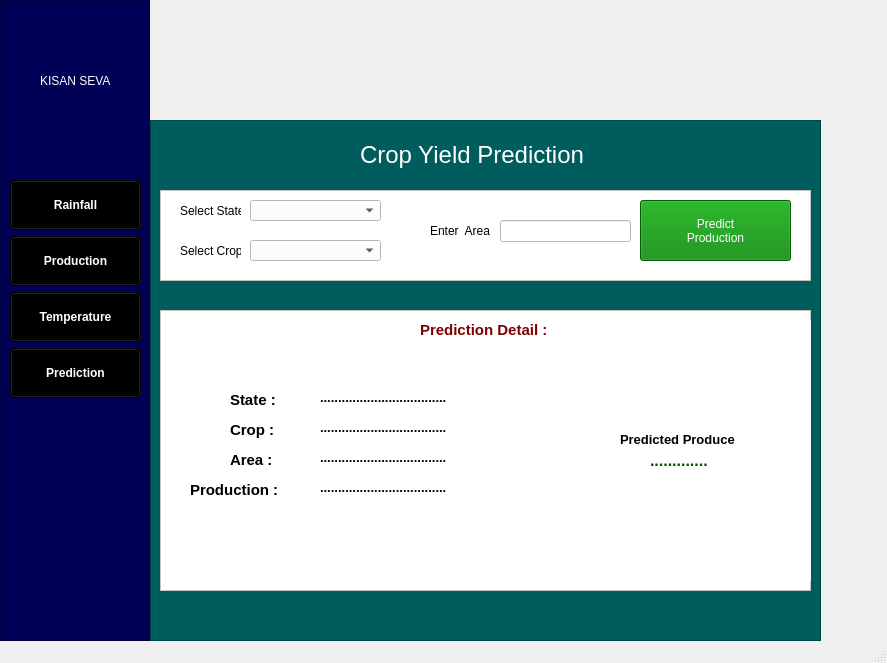
<?xml version="1.0" encoding="UTF-8"?>
<ui version="4.0">
 <class>MainWindow</class>
 <widget class="QMainWindow" name="MainWindow">
  <property name="geometry">
   <rect>
    <x>0</x>
    <y>0</y>
    <width>887</width>
    <height>663</height>
   </rect>
  </property>
  <property name="font">
   <font>
    <underline>false</underline>
   </font>
  </property>
  <property name="contextMenuPolicy">
   <enum>Qt::DefaultContextMenu</enum>
  </property>
  <property name="windowTitle">
   <string>MainWindow</string>
  </property>
  <widget class="QWidget" name="centralwidget">
   <widget class="QLabel" name="label">
    <property name="geometry">
     <rect>
      <x>150</x>
      <y>0</y>
      <width>671</width>
      <height>121</height>
     </rect>
    </property>
    <property name="font">
     <font>
      <bold>true</bold>
      <underline>false</underline>
     </font>
    </property>
    <property name="autoFillBackground">
     <bool>true</bool>
    </property>
    <property name="styleSheet">
     <string notr="true">border-color: rgb(0, 0, 0);</string>
    </property>
    <property name="text">
     <string/>
    </property>
    <property name="pixmap">
     <pixmap>../images/mergeimg.jpg</pixmap>
    </property>
    <property name="scaledContents">
     <bool>true</bool>
    </property>
    <property name="wordWrap">
     <bool>false</bool>
    </property>
   </widget>
   <widget class="QFrame" name="frame">
    <property name="geometry">
     <rect>
      <x>0</x>
      <y>0</y>
      <width>151</width>
      <height>641</height>
     </rect>
    </property>
    <property name="styleSheet">
     <string notr="true">background-color: rgb(0, 1, 86);
</string>
    </property>
    <property name="frameShape">
     <enum>QFrame::StyledPanel</enum>
    </property>
    <property name="frameShadow">
     <enum>QFrame::Raised</enum>
    </property>
    <widget class="QLabel" name="label_2">
     <property name="geometry">
      <rect>
       <x>40</x>
       <y>10</y>
       <width>71</width>
       <height>61</height>
      </rect>
     </property>
     <property name="styleSheet">
      <string notr="true"/>
     </property>
     <property name="text">
      <string/>
     </property>
     <property name="pixmap">
      <pixmap>../images/logo2.png</pixmap>
     </property>
     <property name="scaledContents">
      <bool>true</bool>
     </property>
    </widget>
    <widget class="QLabel" name="label_3">
     <property name="geometry">
      <rect>
       <x>40</x>
       <y>70</y>
       <width>81</width>
       <height>21</height>
      </rect>
     </property>
     <property name="styleSheet">
      <string notr="true">color: rgb(255, 255, 255);
font: 700 10pt &quot;Segoe UI&quot;;</string>
     </property>
     <property name="text">
      <string>KISAN SEVA</string>
     </property>
    </widget>
   </widget>
   <widget class="QWidget" name="layoutWidget">
    <property name="geometry">
     <rect>
      <x>10</x>
      <y>180</y>
      <width>131</width>
      <height>220</height>
     </rect>
    </property>
    <layout class="QVBoxLayout" name="verticalLayout">
     <item>
      <widget class="QPushButton" name="pushButton">
       <property name="minimumSize">
        <size>
         <width>35</width>
         <height>50</height>
        </size>
       </property>
       <property name="font">
        <font>
         <bold>true</bold>
         <underline>false</underline>
        </font>
       </property>
       <property name="autoFillBackground">
        <bool>false</bool>
       </property>
       <property name="styleSheet">
        <string notr="true">background-color: rgb(0, 0, 0);
color: rgb(255, 255, 255);</string>
       </property>
       <property name="text">
        <string>Rainfall</string>
       </property>
      </widget>
     </item>
     <item>
      <widget class="QPushButton" name="pushButton_3">
       <property name="minimumSize">
        <size>
         <width>35</width>
         <height>50</height>
        </size>
       </property>
       <property name="font">
        <font>
         <bold>true</bold>
         <underline>false</underline>
        </font>
       </property>
       <property name="autoFillBackground">
        <bool>false</bool>
       </property>
       <property name="styleSheet">
        <string notr="true">background-color: rgb(0, 0, 0);
color: rgb(255, 255, 255);</string>
       </property>
       <property name="text">
        <string>Production</string>
       </property>
      </widget>
     </item>
     <item>
      <widget class="QPushButton" name="pushButton_2">
       <property name="minimumSize">
        <size>
         <width>35</width>
         <height>50</height>
        </size>
       </property>
       <property name="font">
        <font>
         <bold>true</bold>
         <underline>false</underline>
        </font>
       </property>
       <property name="autoFillBackground">
        <bool>false</bool>
       </property>
       <property name="styleSheet">
        <string notr="true">background-color: rgb(0, 0, 0);
color: rgb(255, 255, 255);</string>
       </property>
       <property name="text">
        <string>Temperature</string>
       </property>
      </widget>
     </item>
     <item>
      <widget class="QPushButton" name="pushButton_4">
       <property name="minimumSize">
        <size>
         <width>35</width>
         <height>50</height>
        </size>
       </property>
       <property name="font">
        <font>
         <bold>true</bold>
         <underline>false</underline>
        </font>
       </property>
       <property name="autoFillBackground">
        <bool>false</bool>
       </property>
       <property name="styleSheet">
        <string notr="true">background-color: rgb(0, 0, 0);
color: rgb(255, 255, 255);</string>
       </property>
       <property name="text">
        <string>Prediction</string>
       </property>
      </widget>
     </item>
    </layout>
   </widget>
   <widget class="QFrame" name="frame_2">
    <property name="geometry">
     <rect>
      <x>150</x>
      <y>120</y>
      <width>671</width>
      <height>521</height>
     </rect>
    </property>
    <property name="styleSheet">
     <string notr="true">background-color: rgb(0, 93, 93);
</string>
    </property>
    <property name="frameShape">
     <enum>QFrame::StyledPanel</enum>
    </property>
    <property name="frameShadow">
     <enum>QFrame::Raised</enum>
    </property>
    <widget class="QLabel" name="templabel">
     <property name="geometry">
      <rect>
       <x>210</x>
       <y>10</y>
       <width>251</width>
       <height>51</height>
      </rect>
     </property>
     <property name="styleSheet">
      <string notr="true">color: rgb(255, 255, 255);
font: 700 10pt &quot;Segoe UI&quot;;</string>
     </property>
     <property name="text">
      <string>&lt;html&gt;&lt;head/&gt;&lt;body&gt;&lt;p&gt;&lt;span style=&quot; font-size:18pt;&quot;&gt;Crop Yield Prediction&lt;/span&gt;&lt;/p&gt;&lt;/body&gt;&lt;/html&gt;</string>
     </property>
    </widget>
    <widget class="QFrame" name="frame_3">
     <property name="geometry">
      <rect>
       <x>10</x>
       <y>70</y>
       <width>651</width>
       <height>91</height>
      </rect>
     </property>
     <property name="styleSheet">
      <string notr="true">background-color: rgb(255, 255, 255);</string>
     </property>
     <property name="frameShape">
      <enum>QFrame::StyledPanel</enum>
     </property>
     <property name="frameShadow">
      <enum>QFrame::Raised</enum>
     </property>
     <widget class="QLabel" name="label_5">
      <property name="geometry">
       <rect>
        <x>20</x>
        <y>10</y>
        <width>61</width>
        <height>21</height>
       </rect>
      </property>
      <property name="text">
       <string>Select State</string>
      </property>
     </widget>
     <widget class="QComboBox" name="statecombobox">
      <property name="geometry">
       <rect>
        <x>90</x>
        <y>10</y>
        <width>131</width>
        <height>21</height>
       </rect>
      </property>
     </widget>
     <widget class="QPushButton" name="predict_production">
      <property name="geometry">
       <rect>
        <x>480</x>
        <y>10</y>
        <width>151</width>
        <height>61</height>
       </rect>
      </property>
      <property name="styleSheet">
       <string notr="true">background-color: rgb(0, 130, 0);
selection-background-color: rgb(0, 0, 0);
font: 700 11pt &quot;Segoe UI&quot;;
color: rgb(255, 255, 255);
</string>
      </property>
      <property name="text">
       <string>Predict 
Production</string>
      </property>
     </widget>
     <widget class="QLabel" name="label_7">
      <property name="geometry">
       <rect>
        <x>20</x>
        <y>50</y>
        <width>61</width>
        <height>21</height>
       </rect>
      </property>
      <property name="text">
       <string>Select Crop</string>
      </property>
     </widget>
     <widget class="QComboBox" name="cropcombobox">
      <property name="geometry">
       <rect>
        <x>90</x>
        <y>50</y>
        <width>131</width>
        <height>21</height>
       </rect>
      </property>
     </widget>
     <widget class="QLabel" name="label_8">
      <property name="geometry">
       <rect>
        <x>270</x>
        <y>30</y>
        <width>71</width>
        <height>21</height>
       </rect>
      </property>
      <property name="text">
       <string>Enter  Area</string>
      </property>
     </widget>
     <widget class="QLineEdit" name="area_input">
      <property name="geometry">
       <rect>
        <x>340</x>
        <y>30</y>
        <width>131</width>
        <height>22</height>
       </rect>
      </property>
     </widget>
    </widget>
    <widget class="QFrame" name="frame_4">
     <property name="geometry">
      <rect>
       <x>10</x>
       <y>190</y>
       <width>651</width>
       <height>281</height>
      </rect>
     </property>
     <property name="styleSheet">
      <string notr="true">background-color: rgb(255, 255, 255);</string>
     </property>
     <property name="frameShape">
      <enum>QFrame::StyledPanel</enum>
     </property>
     <property name="frameShadow">
      <enum>QFrame::Raised</enum>
     </property>
     <widget class="QLabel" name="label_9">
      <property name="geometry">
       <rect>
        <x>70</x>
        <y>80</y>
        <width>81</width>
        <height>21</height>
       </rect>
      </property>
      <property name="text">
       <string>&lt;html&gt;&lt;head/&gt;&lt;body&gt;&lt;p&gt;&lt;span style=&quot; font-size:11pt; font-weight:700;&quot;&gt;State :&lt;/span&gt;&lt;/p&gt;&lt;/body&gt;&lt;/html&gt;</string>
      </property>
     </widget>
     <widget class="QLabel" name="label_4">
      <property name="geometry">
       <rect>
        <x>380</x>
        <y>10</y>
        <width>271</width>
        <height>261</height>
       </rect>
      </property>
      <property name="text">
       <string/>
      </property>
      <property name="pixmap">
       <pixmap>circle.png</pixmap>
      </property>
      <property name="scaledContents">
       <bool>true</bool>
      </property>
     </widget>
     <widget class="QLabel" name="label_6">
      <property name="geometry">
       <rect>
        <x>460</x>
        <y>120</y>
        <width>121</width>
        <height>20</height>
       </rect>
      </property>
      <property name="text">
       <string>&lt;html&gt;&lt;head/&gt;&lt;body&gt;&lt;p&gt;&lt;span style=&quot; font-size:10pt; font-weight:700;&quot;&gt;Predicted Produce&lt;/span&gt;&lt;/p&gt;&lt;/body&gt;&lt;/html&gt;</string>
      </property>
     </widget>
     <widget class="QLabel" name="label_10">
      <property name="geometry">
       <rect>
        <x>70</x>
        <y>110</y>
        <width>81</width>
        <height>21</height>
       </rect>
      </property>
      <property name="text">
       <string>&lt;html&gt;&lt;head/&gt;&lt;body&gt;&lt;p&gt;&lt;span style=&quot; font-size:11pt; font-weight:700;&quot;&gt;Crop       :&lt;/span&gt;&lt;/p&gt;&lt;/body&gt;&lt;/html&gt;</string>
      </property>
     </widget>
     <widget class="QLabel" name="croplabel">
      <property name="geometry">
       <rect>
        <x>160</x>
        <y>110</y>
        <width>161</width>
        <height>16</height>
       </rect>
      </property>
      <property name="text">
       <string>&lt;html&gt;&lt;head/&gt;&lt;body&gt;&lt;p&gt;&lt;span style=&quot; font-size:10pt; font-weight:700;&quot;&gt;...................................&lt;/span&gt;&lt;/p&gt;&lt;/body&gt;&lt;/html&gt;</string>
      </property>
     </widget>
     <widget class="QLabel" name="arealabel">
      <property name="geometry">
       <rect>
        <x>160</x>
        <y>140</y>
        <width>161</width>
        <height>16</height>
       </rect>
      </property>
      <property name="text">
       <string>&lt;html&gt;&lt;head/&gt;&lt;body&gt;&lt;p&gt;&lt;span style=&quot; font-size:10pt; font-weight:700;&quot;&gt;...................................&lt;/span&gt;&lt;/p&gt;&lt;/body&gt;&lt;/html&gt;</string>
      </property>
     </widget>
     <widget class="QLabel" name="label_11">
      <property name="geometry">
       <rect>
        <x>70</x>
        <y>140</y>
        <width>81</width>
        <height>21</height>
       </rect>
      </property>
      <property name="text">
       <string>&lt;html&gt;&lt;head/&gt;&lt;body&gt;&lt;p&gt;&lt;span style=&quot; font-size:11pt; font-weight:700;&quot;&gt;Area :&lt;/span&gt;&lt;/p&gt;&lt;/body&gt;&lt;/html&gt;</string>
      </property>
     </widget>
     <widget class="QLabel" name="label_12">
      <property name="geometry">
       <rect>
        <x>30</x>
        <y>170</y>
        <width>151</width>
        <height>21</height>
       </rect>
      </property>
      <property name="text">
       <string>&lt;html&gt;&lt;head/&gt;&lt;body&gt;&lt;p&gt;&lt;span style=&quot; font-size:11pt; font-weight:700;&quot;&gt;Production :&lt;/span&gt;&lt;/p&gt;&lt;/body&gt;&lt;/html&gt;</string>
      </property>
     </widget>
     <widget class="QLabel" name="productionlabel">
      <property name="geometry">
       <rect>
        <x>160</x>
        <y>170</y>
        <width>161</width>
        <height>16</height>
       </rect>
      </property>
      <property name="text">
       <string>&lt;html&gt;&lt;head/&gt;&lt;body&gt;&lt;p&gt;&lt;span style=&quot; font-size:10pt; font-weight:700;&quot;&gt;...................................&lt;/span&gt;&lt;/p&gt;&lt;/body&gt;&lt;/html&gt;</string>
      </property>
     </widget>
     <widget class="QLabel" name="label_13">
      <property name="geometry">
       <rect>
        <x>260</x>
        <y>10</y>
        <width>141</width>
        <height>21</height>
       </rect>
      </property>
      <property name="text">
       <string>&lt;html&gt;&lt;head/&gt;&lt;body&gt;&lt;p&gt;&lt;span style=&quot; font-size:11pt; font-weight:700; color:#7e0000;&quot;&gt;Prediction Detail :&lt;/span&gt;&lt;/p&gt;&lt;/body&gt;&lt;/html&gt;</string>
      </property>
     </widget>
     <widget class="QLabel" name="predicted_result">
      <property name="geometry">
       <rect>
        <x>490</x>
        <y>140</y>
        <width>61</width>
        <height>21</height>
       </rect>
      </property>
      <property name="styleSheet">
       <string notr="true">color: rgb(0, 170, 0);
font: 700 10pt &quot;Segoe UI&quot;;</string>
      </property>
      <property name="text">
       <string>&lt;html&gt;&lt;head/&gt;&lt;body&gt;&lt;p&gt;&lt;span style=&quot; font-size:12pt; font-weight:700; color:#005500;&quot;&gt;.............&lt;/span&gt;&lt;/p&gt;&lt;/body&gt;&lt;/html&gt;</string>
      </property>
     </widget>
     <widget class="QLabel" name="statelabel">
      <property name="geometry">
       <rect>
        <x>160</x>
        <y>80</y>
        <width>231</width>
        <height>16</height>
       </rect>
      </property>
      <property name="text">
       <string>&lt;html&gt;&lt;head/&gt;&lt;body&gt;&lt;p&gt;&lt;span style=&quot; font-size:10pt; font-weight:700;&quot;&gt;...................................&lt;/span&gt;&lt;/p&gt;&lt;/body&gt;&lt;/html&gt;</string>
      </property>
     </widget>
    </widget>
   </widget>
   <zorder>frame</zorder>
   <zorder>label</zorder>
   <zorder>layoutWidget</zorder>
   <zorder>frame_2</zorder>
  </widget>
  <widget class="QStatusBar" name="statusbar"/>
 </widget>
 <resources/>
 <connections/>
</ui>
